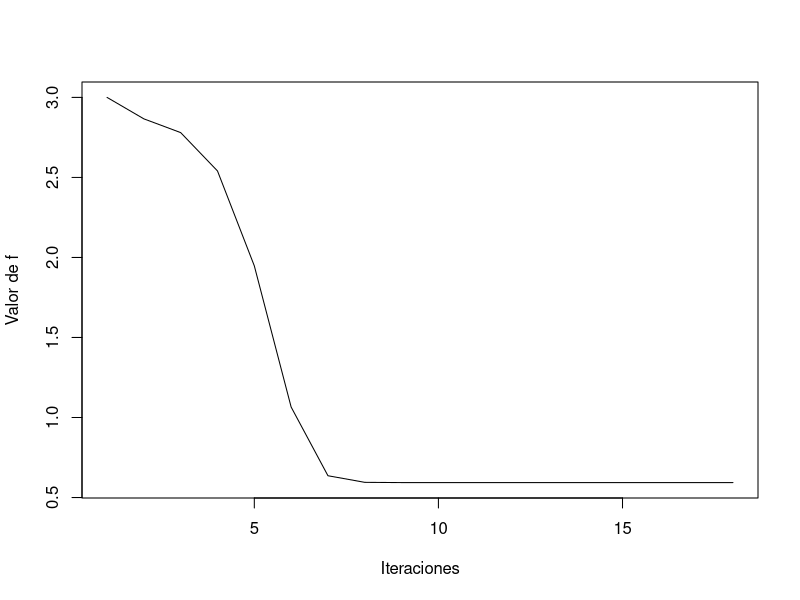
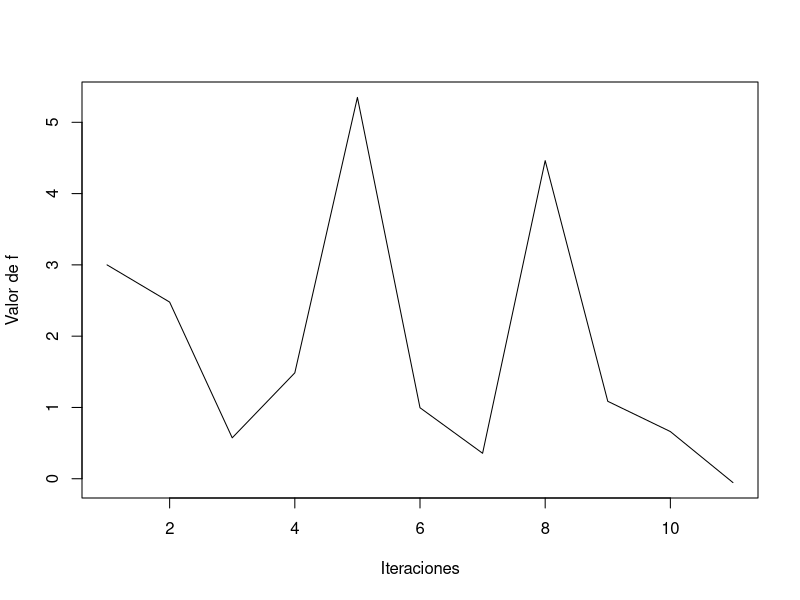

Generate these figures, in order, with R:
## ---- chunk 1
library('MASS')
set.seed(41192)
## ---- chunk 2
E <- function(x) {
  u = x[1]
  v = x[2]
  (u*exp(v)-2*v*exp(-u))**2
}

gradE <- function(x) {
  u = x[1]
  v = x[2]
  2*(u*exp(v)-2*v*exp(-u))*c(exp(v)+2*v*exp(-u), u*exp(v)-2*exp(-u))
}
## ---- chunk 3
d <- function(x,y) {
  sqrt(sum((x-y)**2))
}

gradDesc <- function(f, gradf, eta, w0, tol, max_iter = 1000000, dibujar = FALSE) {
  w = w0 #inicializamos pesos
  n_iters = 1
  valores_f = NULL
  
  repeat {
    gt = gradf(w) #calculamos el gradiente
    vt = -gt
    w_ant = w 
    f_ant = f(w)
    valores_f = c(valores_f, f_ant)
    w = w + eta*vt #actualizamos el vector de pesos
    n_iters = n_iters+1
    
    #cond. de parada
    if (f(w) < tol || n_iters == max_iter || d(w_ant, w) <= tol || abs(f(w) - f_ant) <= tol){
      valores_f = c(valores_f, f(w))
      break
    } 
  }
  
  if (dibujar)
    plot(seq(n_iters), valores_f, type = "l", ylab = "Valor de f", xlab = "Iteraciones")
  
  cat("Num de iters empleado", n_iters, "\n")
  cat("Valor de f alcanzado", f(w), "\n")
  cat("w obtenido", w, "\n")
}
## ---- chunk 4
gradDesc(E, gradE, 0.1, c(1,1), 10**(-14)) 
## ---- chunk 5
f <- function(X){
  x = X[1]
  y = X[2]
  
  x**2+2*y**2+2*sin(2*pi*x)*sin(2*pi*y)
}

gradf <- function(X) {
  x = X[1]
  y = X[2]
  
  c(2*x + 4*pi*sin(2*pi*y)*cos(2*pi*x), 4*y + 4*pi*sin(2*pi*x)*cos(2*pi*y))
}
## ---- chunk 6
gradDesc(f, gradf, 0.01, c(1,1), 10**(-14), max_iter = 50, dibujar = TRUE)
gradDesc(f, gradf, 0.1, c(1,1), 10**(-14), max_iter = 50, dibujar = TRUE)
